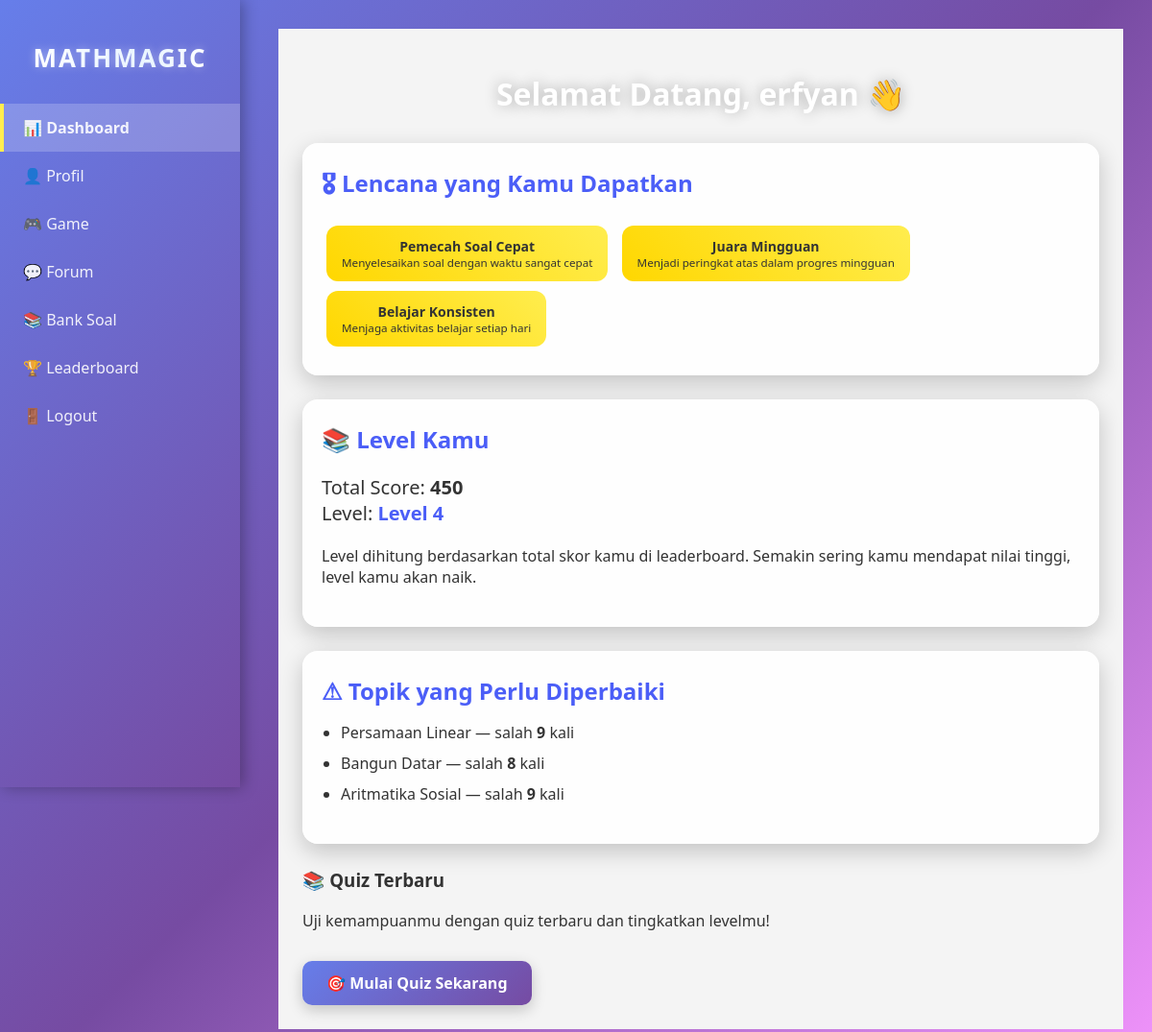
The app's page /siswa/dashboard.php (signed in) with its own data.
### tables this page shows
CREATE TABLE `users` (
  `id` int NOT NULL,
  `fullname` varchar(150) NOT NULL,
  `email` varchar(150) NOT NULL,
  `role` enum('siswa','guru','admin') NOT NULL DEFAULT 'siswa',
  `kelas` varchar(50) DEFAULT NULL,
  `mapel` varchar(100) DEFAULT NULL,
  `password_hash` varchar(255) NOT NULL,
  `avatar` varchar(255) DEFAULT NULL,
  `created_at` datetime DEFAULT CURRENT_TIMESTAMP,
  `last_login` datetime DEFAULT NULL,
  `is_active` tinyint(1) DEFAULT '1'
);

CREATE TABLE `badges` (
  `id` int NOT NULL,
  `student_id` int NOT NULL,
  `badge_key` varchar(100) NOT NULL,
  `title` varchar(150) DEFAULT NULL,
  `description` text,
  `awarded_at` datetime DEFAULT CURRENT_TIMESTAMP
);

CREATE TABLE `student_weak_topics` (
  `id` int NOT NULL,
  `student_id` int NOT NULL,
  `question` varchar(255) NOT NULL,
  `wrong_count` int DEFAULT '0',
  `created_at` datetime DEFAULT CURRENT_TIMESTAMP
);

### siswa/dashboard.php (the view, shortened to what this page needs)
<?php
require_once "../config.php";
include "../components/sidebar_siswa.php";
$student_id = $_SESSION['user_id'];
$stmt = $conn->prepare("SELECT fullname FROM users WHERE id = ?");
$stmt->bind_param("i", $student_id);
$stmt->execute();
$res = $stmt->get_result();
$user = $res->fetch_assoc();
$fullname = $user['fullname'];
$badge_stmt = $conn->prepare("
    SELECT badge_key, title, description
    FROM badges
    WHERE student_id = ?
");
$badge_stmt->bind_param("i", $student_id);
$badge_stmt->execute();
$badges = $badge_stmt->get_result();
$level_q = $conn->prepare("
    SELECT
        COALESCE(SUM(score), 0) AS total_score
    FROM student_score_history
    WHERE student_id = ?
");
$level_q->bind_param("i", $student_id);
$level_q->execute();
$level_res = $level_q->get_result()->fetch_assoc();
$total_score = $level_res['total_score'];
$level = floor($total_score / 100);
$weak_topics = $conn->query("
    SELECT question, wrong_count
    FROM student_weak_topics
    WHERE student_id = $student_id
");
?>
<!doctype html>
<html lang="id">
<head>
</head>
<body>
<h1>Selamat Datang, <?= htmlspecialchars($fullname) ?> 👋</h1>
<div class="card">
    <h2>🎖 Lencana yang Kamu Dapatkan</h2>
    <?php if ($badges->num_rows > 0): ?>
        <?php while ($b = $badges->fetch_assoc()): ?>
            <div class="badge">
                <strong><?= $b['title'] ?></strong><br>
                <small><?= $b['description'] ?></small>
            </div>
        <?php endwhile; ?>
    <?php else: ?>
        <p>Belum ada badge.</p>
    <?php endif; ?>
</div>
<div class="card">
    <h2>📚 Level Kamu</h2>
    <p style="font-size:20px;">
        Total Score: <strong><?= $total_score ?></strong><br>
        Level: <strong style="color:#4b5ef7;">Level <?= $level ?></strong>
    </p>
    <p>
        Level dihitung berdasarkan total skor kamu di leaderboard.
        Semakin sering kamu mendapat nilai tinggi, level kamu akan naik.
    </p>
</div>
<div class="card">
    <h2>⚠ Topik yang Perlu Diperbaiki</h2>
    <?php if ($weak_topics->num_rows > 0): ?>
        <ul>
            <?php while ($wt = $weak_topics->fetch_assoc()): ?>
                <li>
                    <?= $wt['question'] ?> — salah <strong><?= $wt['wrong_count'] ?></strong> kali
                </li>
            <?php endwhile; ?>
        </ul>
    <?php else: ?>
        <p>Tidak ada data topik lemah.</p>
    <?php endif; ?>
</div>
<div class="dashboard-box">
    <h3>📚 Quiz Terbaru</h3>
    <p>Uji kemampuanmu dengan quiz terbaru dan tingkatkan levelmu!</p>
    <a href="quiz.php" class="quiz-btn">🎯 Mulai Quiz Sekarang</a>
</div>
</body>
</html>

### siswa/dashboard.php (style rules this page uses)
body { margin: 0; font-family: 'Segoe UI', sans-serif; background: linear-gradient(135deg, #667eea 0%, #764ba2 50%, #f093fb 100%); color: #333; min-height: 100vh; padding: 30px; }
h1 { color: #fff; text-align: center; margin-bottom: 30px; font-size: 32px; text-shadow: 0 0 15px rgba(0,0,0,0.3); }
.card { background: rgba(255,255,255,0.95); padding: 25px 20px; border-radius: 16px; margin-bottom: 25px; box-shadow: 0 8px 25px rgba(0,0,0,0.2); transition: transform 0.3s, box-shadow 0.3s; }
.badge { display: inline-block; padding: 12px 16px; background: linear-gradient(45deg, #ffd700, #ffed4e); color: #333; border-radius: 12px; margin: 5px; font-size: 14px; text-align: center; transition: transform 0.3s; }
.card ul { padding-left: 20px; }
.card li { margin-bottom: 10px; }
.card h2 { margin-top: 0; color: #4b5ef7; margin-bottom: 15px; }
.quiz-btn { display: inline-block; padding: 12px 25px; margin-top: 15px; background: linear-gradient(135deg, #667eea 0%, #764ba2 100%); color: white; font-weight: bold; border-radius: 10px; text-decoration: none; box-shadow: 0 5px 15px rgba(0,0,0,0.2); transition: all 0.3s ease; }

### records on screen
users: fullname "erfyan"
badges: title "Pemecah Soal Cepat", description "Menyelesaikan soal dengan waktu sangat cepat"
badges: title "Juara Mingguan", description "Menjadi peringkat atas dalam progres mingguan"
badges: title "Belajar Konsisten", description "Menjaga aktivitas belajar setiap hari"
student_weak_topics: question "Persamaan Linear", wrong_count "9"
student_weak_topics: question "Bangun Datar", wrong_count "8"
student_weak_topics: question "Aritmatika Sosial", wrong_count "9"

### other values on screen
$total_score "450"
$level "4"
